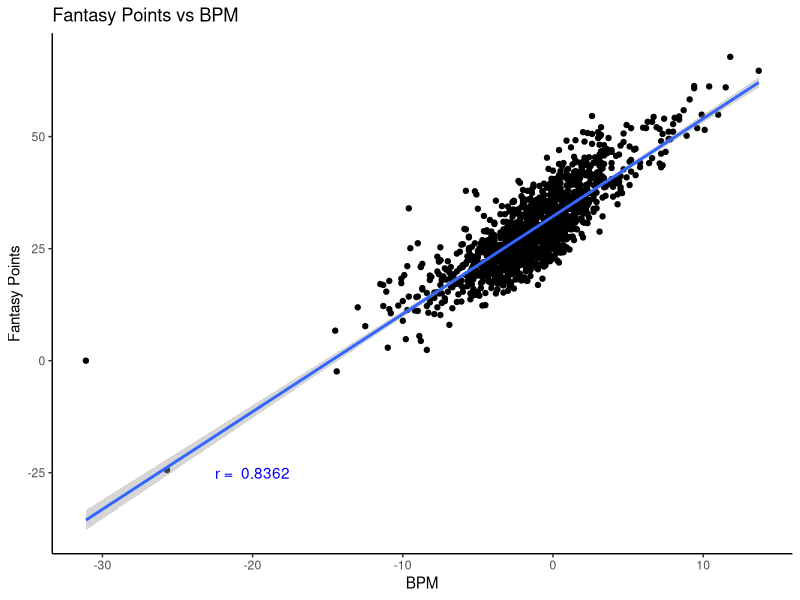
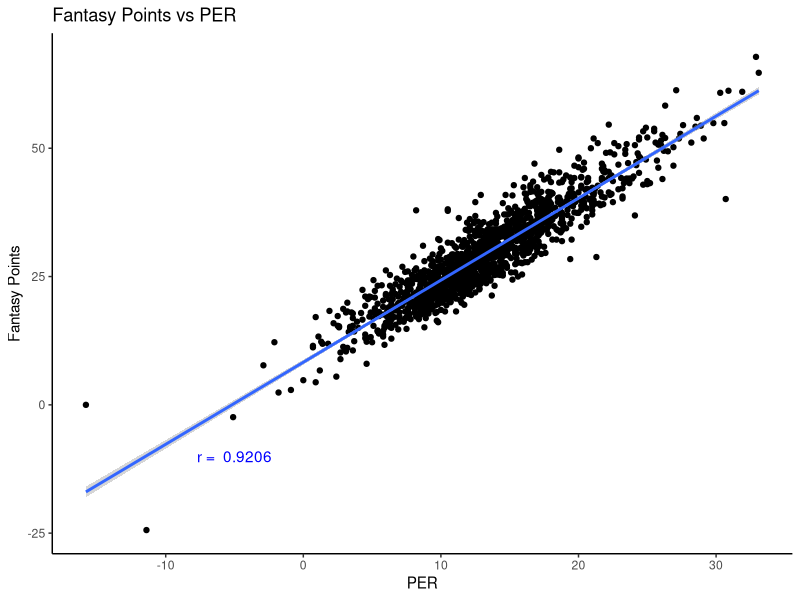
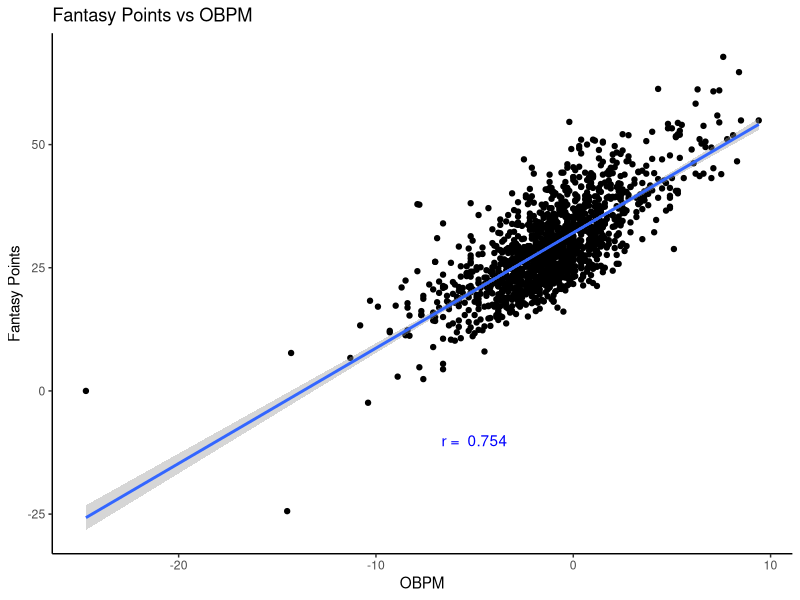
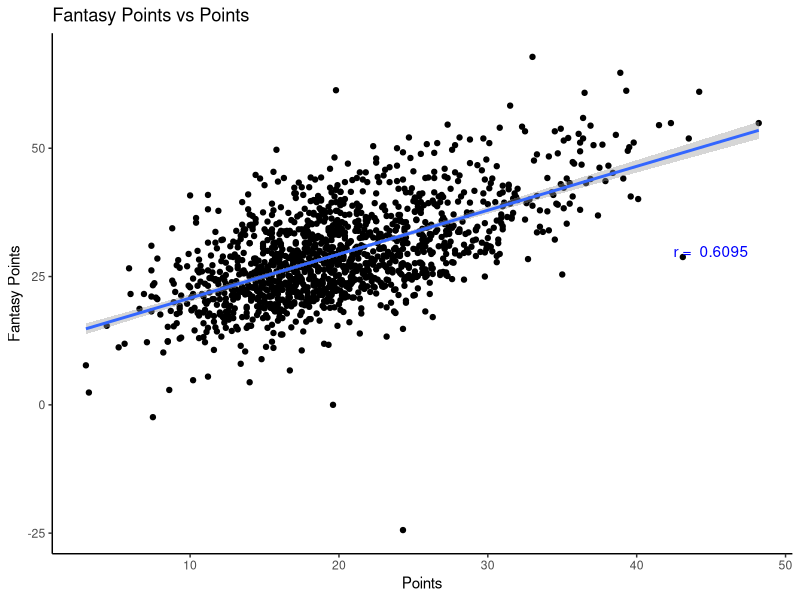

The R script that drew these images, in order:
## ---- chunk 1
library(tidyverse)
library(readr)

fantasy <- read_csv("data/fantasy.csv")
## ---- chunk 2
ggplot(fantasy, aes(bpm, fpts_100)) +
  geom_point() +
  annotate(geom = "text", x = -20, y = -25, label = paste("r = ",format(round(cor(fantasy$bpm, fantasy$fpts_100),4))), colour = "blue") +
  labs(
    title = "Fantasy Points vs BPM",
    x = "BPM",
    y = "Fantasy Points"
  ) +
  theme_classic() +
  geom_smooth(method = "lm") 
## ---- chunk 3
ggplot(fantasy, aes(per, fpts_100)) +
  geom_point()+
  annotate(geom = "text", x = -5, y = -10, label = paste("r = ",format(round(cor(fantasy$per, fantasy$fpts_100),4))), colour = "blue") +
  labs(
    title = "Fantasy Points vs PER",
    x = "PER",
    y = "Fantasy Points"
  ) +
  theme_classic() +
  geom_smooth(method = "lm") 
  

## ---- chunk 4
ggplot(fantasy, aes(obpm, fpts_100)) +
  geom_point()+
  annotate(geom = "text", x = -5, y = -10, label = paste("r = ",format(round(cor(fantasy$obpm, fantasy$fpts_100),4))), colour = "blue") +
  labs(
    title = "Fantasy Points vs OBPM",
    x = "OBPM",
    y = "Fantasy Points"
  ) +
  theme_classic() +
  geom_smooth(method = "lm") 
  
## ---- chunk 5
ggplot(fantasy, aes(pts, fpts_100)) +
  geom_point()+
  annotate(geom = "text", x = 45, y = 30, label = paste("r = ",format(round(cor(fantasy$pts, fantasy$fpts_100),4))), colour = "blue") +
  labs(
    title = "Fantasy Points vs Points",
    x = "Points",
    y = "Fantasy Points"
  ) +
  theme_classic() +
  geom_smooth(method = "lm") 
  
